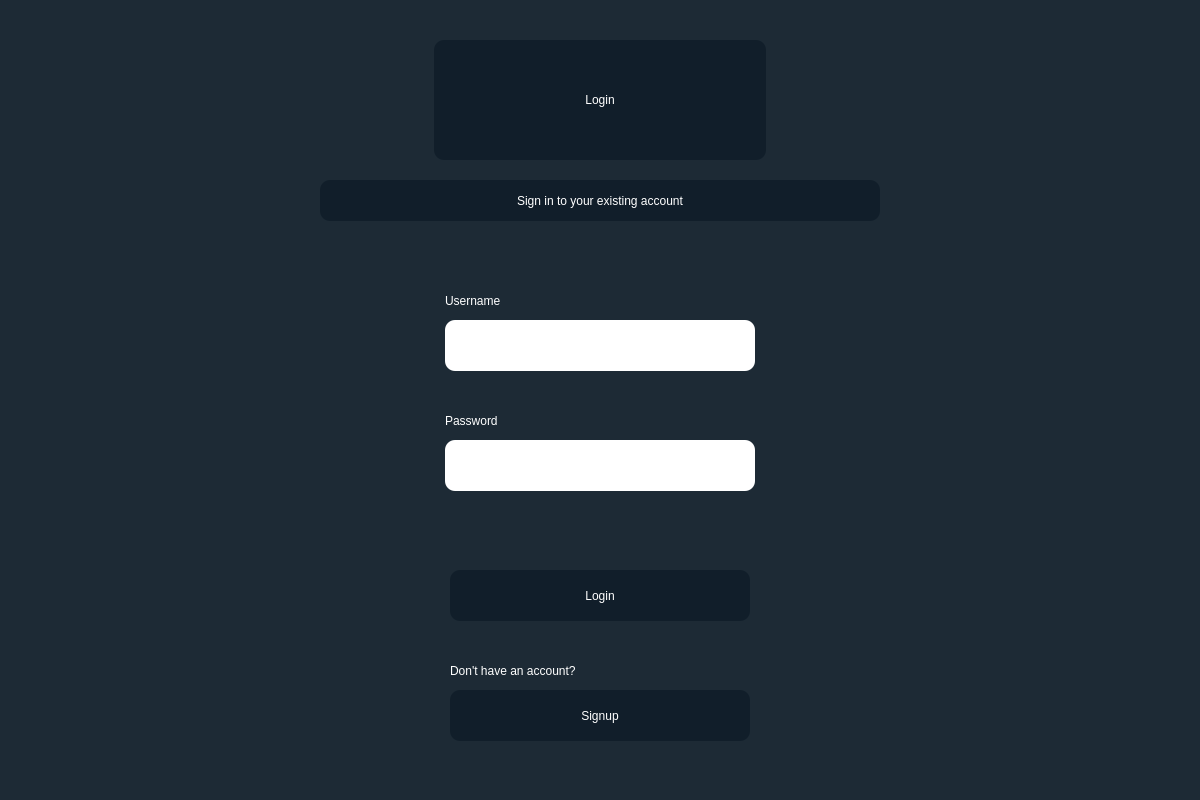
<?xml version="1.0" encoding="UTF-8"?>
<ui version="4.0">
 <class>Dialog</class>
 <widget class="QDialog" name="Dialog">
  <property name="geometry">
   <rect>
    <x>0</x>
    <y>0</y>
    <width>1200</width>
    <height>800</height>
   </rect>
  </property>
  <property name="windowTitle">
   <string>Dialog</string>
  </property>
  <widget class="QWidget" name="bgwidget" native="true">
   <property name="geometry">
    <rect>
     <x>0</x>
     <y>0</y>
     <width>1200</width>
     <height>801</height>
    </rect>
   </property>
   <property name="sizePolicy">
    <sizepolicy hsizetype="Fixed" vsizetype="Minimum">
     <horstretch>0</horstretch>
     <verstretch>0</verstretch>
    </sizepolicy>
   </property>
   <property name="autoFillBackground">
    <bool>false</bool>
   </property>
   <property name="styleSheet">
    <string notr="true">background-color:rgba(16,30,41,240);</string>
   </property>
   <widget class="QLabel" name="welcomelabel">
    <property name="geometry">
     <rect>
      <x>434</x>
      <y>40</y>
      <width>332</width>
      <height>120</height>
     </rect>
    </property>
    <property name="styleSheet">
     <string notr="true">font: italic 36pt &quot;Calibri&quot;;
color:rgb(255,255,255);
border-radius:10px;</string>
    </property>
    <property name="text">
     <string>Login</string>
    </property>
    <property name="alignment">
     <set>Qt::AlignCenter</set>
    </property>
   </widget>
   <widget class="QLabel" name="infolabel">
    <property name="geometry">
     <rect>
      <x>320</x>
      <y>180</y>
      <width>560</width>
      <height>41</height>
     </rect>
    </property>
    <property name="styleSheet">
     <string notr="true">font: italic 18pt &quot;Calibri&quot;;
color:rgb(255,255,255);
border-radius:10px;</string>
    </property>
    <property name="text">
     <string>Sign in to your existing account</string>
    </property>
    <property name="alignment">
     <set>Qt::AlignCenter</set>
    </property>
   </widget>
   <widget class="QPushButton" name="loginBtn">
    <property name="geometry">
     <rect>
      <x>450</x>
      <y>570</y>
      <width>300</width>
      <height>51</height>
     </rect>
    </property>
    <property name="styleSheet">
     <string notr="true">font: italic 18pt &quot;Calibri&quot;;
color:rgb(255,255,255);
border-radius:10px;</string>
    </property>
    <property name="text">
     <string>Login</string>
    </property>
   </widget>
   <widget class="QLineEdit" name="usernameLine">
    <property name="geometry">
     <rect>
      <x>445</x>
      <y>320</y>
      <width>310</width>
      <height>51</height>
     </rect>
    </property>
    <property name="styleSheet">
     <string notr="true">background-color:rgb(255, 255, 255);
border-radius: 10px;</string>
    </property>
   </widget>
   <widget class="QLineEdit" name="passwordLine">
    <property name="geometry">
     <rect>
      <x>445</x>
      <y>440</y>
      <width>310</width>
      <height>51</height>
     </rect>
    </property>
    <property name="styleSheet">
     <string notr="true">background-color:rgb(255, 255, 255);
border-radius: 10px;</string>
    </property>
   </widget>
   <widget class="QLabel" name="label">
    <property name="geometry">
     <rect>
      <x>445</x>
      <y>280</y>
      <width>181</width>
      <height>41</height>
     </rect>
    </property>
    <property name="styleSheet">
     <string notr="true">font: italic 14pt &quot;Calibri&quot;;
color:rgb(255,255,255);
border-radius:10px;
background-color: rgba(255, 255, 255, 0);</string>
    </property>
    <property name="text">
     <string>Username</string>
    </property>
   </widget>
   <widget class="QLabel" name="label_2">
    <property name="geometry">
     <rect>
      <x>445</x>
      <y>400</y>
      <width>181</width>
      <height>41</height>
     </rect>
    </property>
    <property name="styleSheet">
     <string notr="true">font: italic 14pt &quot;Calibri&quot;;
color:rgb(255,255,255);
border-radius:10px;
background-color: rgba(255, 255, 255, 0);</string>
    </property>
    <property name="text">
     <string>Password</string>
    </property>
   </widget>
   <widget class="QPushButton" name="signupBtn">
    <property name="geometry">
     <rect>
      <x>450</x>
      <y>690</y>
      <width>300</width>
      <height>51</height>
     </rect>
    </property>
    <property name="styleSheet">
     <string notr="true">font: italic 18pt &quot;Calibri&quot;;
color:rgb(255,255,255);
border-radius:10px;</string>
    </property>
    <property name="text">
     <string>Signup</string>
    </property>
   </widget>
   <widget class="QLabel" name="errorLabel">
    <property name="geometry">
     <rect>
      <x>450</x>
      <y>525</y>
      <width>301</width>
      <height>31</height>
     </rect>
    </property>
    <property name="styleSheet">
     <string notr="true">font: italic 16pt &quot;Calibri&quot;;
color:red;
border-radius:10px;
background-color: rgba(255, 255, 255, 0);</string>
    </property>
    <property name="text">
     <string/>
    </property>
    <property name="alignment">
     <set>Qt::AlignCenter</set>
    </property>
   </widget>
   <widget class="QLabel" name="label_4">
    <property name="geometry">
     <rect>
      <x>450</x>
      <y>650</y>
      <width>340</width>
      <height>41</height>
     </rect>
    </property>
    <property name="styleSheet">
     <string notr="true">font: italic 14pt &quot;Calibri&quot;;
color:rgb(255,255,255);
border-radius:10px;
background-color: rgba(255, 255, 255, 0);</string>
    </property>
    <property name="text">
     <string>Don't have an account?</string>
    </property>
   </widget>
  </widget>
 </widget>
 <resources/>
 <connections/>
</ui>
